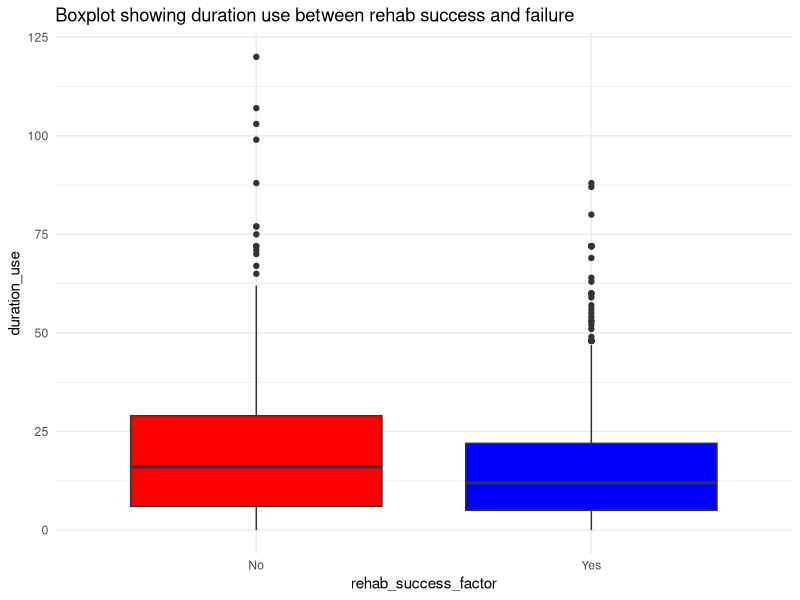

This chart was generated by the following R code:
# Libraries ---------------------------------------------------------------
library(dplyr)
library(ggplot2)



# Data --------------------------------------------------------------------
peermentor <- read.csv(here::here("data/peermentor.csv"))

# Data Processing ---------------------------------------------------------

peermentor <- peermentor %>%
  # mutate(gender_factor = ifelse(gender == "male", 0, 1)) # Male = 0, Female = 1
  mutate(gender_factor = as.factor(gender))

peermentor <- peermentor %>%
  mutate(region_factor = as.factor(region))

peermentor <- peermentor %>%
  # mutate(rehab_success_factor = ifelse(rehab_success == "No", 0, 1)) # No = 0, Yes = 1
  mutate(rehab_success_factor = as.factor(rehab_success))

peermentor <- peermentor %>%
  mutate(intervention_factor = as.factor(intervention))


# Analysis Aim 1: Chi-square testing ----------------------------------------------------------------
# Injecting Status and rehab_success
# Removing missing in injecting status
peermentor_2 <- peermentor %>%
  filter(injecting_status != "Missing")

peermentor_2 <- peermentor_2 %>%
  mutate(injecting_status_factor = as.factor(injecting_status))


# Chi-square test for rehab_success and injecting_status
chisq.test(table(peermentor_2$rehab_success_factor, 
                 peermentor_2$injecting_status_factor))

# Selecting duration use for successful
duration_use_success <- peermentor %>%
  filter(rehab_success_factor == "Yes") %>%
  select(duration_use)

# Selecting duration use for unsuccessful
duration_use_failure <- peermentor %>%
  filter(rehab_success_factor == "No") %>%
  select(duration_use)

# Boxplot for rehab success and failure duration use
peermentor %>% ggplot(aes(x = rehab_success_factor, y = duration_use)) +
  geom_boxplot(fill = c("red", "blue")) +
  theme_minimal() + ggtitle("Boxplot showing duration use between rehab success and failure")


# 2 sample t-test to see difference
# Unequal variance
t.test(duration_use_success, duration_use_failure)
# Equal variance
t.test(duration_use_success, duration_use_failure, var.equal = TRUE)


# Analysis Aim 2: Logistic Regression -------------------------------------
# Filtering missing data
peermentor_3 <- peermentor_2 %>%
  filter(last_obs_outcome == "Study completed")

peermentor_3 <- peermentor_3 %>%
  mutate(relapse_yes_no = ifelse(is.na(relapse_days), 0, 1)) # 0 = No relapse, 1 = relapse

peermentor_3 <- peermentor_3 %>%
  filter(housing_status != "Other") %>%
  mutate(housing_status_factor = as.factor(housing_status))

# Releveling
peermentor_3 <- peermentor_3 %>%
  mutate(intervention_factor = relevel(intervention_factor, "standard of care"))

peermentor_3 <- peermentor_3 %>%
  mutate(injecting_status_factor = relevel(injecting_status_factor, "Never injected"))

peermentor_3 <- peermentor_3 %>%
  mutate(housing_status_factor = relevel(housing_status_factor, "No problem"))

# Logistic Regression Model
log_mod1 <- glm(data = peermentor_3, family = binomial(link = logit),
                relapse_yes_no ~ intervention_factor + age + 
                gender_factor + duration_use + 
                injecting_status_factor +
               housing_status_factor + rehab_success_factor)
summary(log_mod1)


# Analysis Aim 3: Linear Regression ---------------------------------------
# Filtering out NA in wellbeing1yr
peermentor_4 <- peermentor_2 %>%
  filter(!is.na(wellbeing1yr)) 

peermentor_4 <- peermentor_4 %>%
  filter(housing_status != "Other") %>%
  mutate(housing_status_factor = as.factor(housing_status))

# Releveling
peermentor_4 <- peermentor_4 %>%
  mutate(intervention_factor = relevel(intervention_factor, "standard of care"))

peermentor_4 <- peermentor_4 %>%
  mutate(injecting_status_factor = relevel(injecting_status_factor, "Never injected"))

peermentor_4 <- peermentor_4 %>%
  mutate(housing_status_factor = relevel(housing_status_factor, "No problem"))

# Linear model
linear_model1 <- lm(data = peermentor_4, wellbeing1yr ~ intervention_factor + 
                      age + gender_factor + duration_use + 
                      injecting_status_factor +
                      housing_status_factor + rehab_success_factor)
summary(linear_model1)
